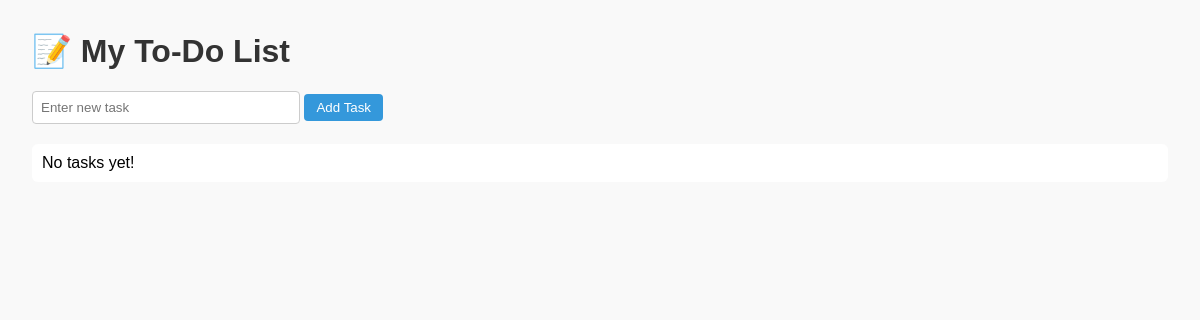
Page /tasks/task_list/ on the earlier database version.
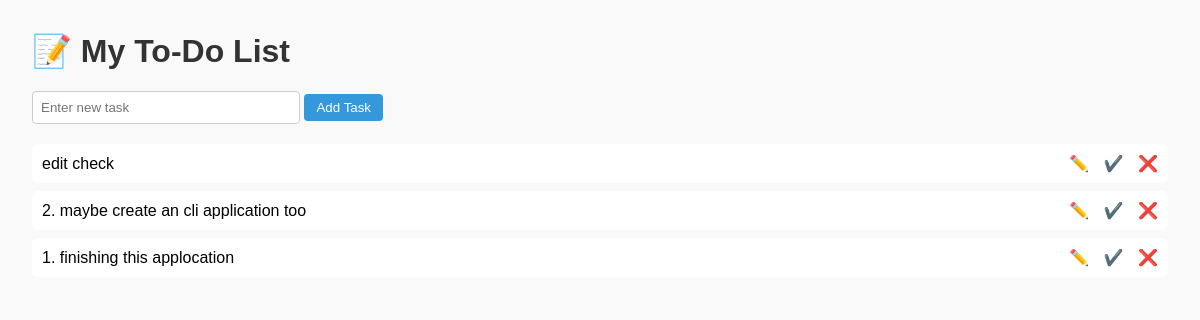
Same page on the later database version.
### todo/models.py (models this page shows, shortened)
class Task(models.Model):
    title = models.CharField(max_length=200)
    completed = models.BooleanField(default=False)
    created = models.DateTimeField(auto_now_add=True)

### todo/views.py (the view)
# urls.py: path('task_list/', views.task_list, name='task_list'),
def task_list(request):
    if request.method == 'POST':
        title = request.POST.get('title')
        if title:
            Task.objects.create(title=title)
            return redirect('task_list')
    tasks = Task.objects.all().order_by('-created')
    return render(request, 'todo/task_list.html', {'tasks': tasks})

### todo/templates/todo/task_list.html (shortened to what this page needs)
<!DOCTYPE html>
<html>
<head>
</head>
<body>
<h1>📝 My To-Do List</h1>
<form method="POST">
    <input type="text" name="title" placeholder="Enter new task" required>
    <button type="submit">Add Task</button>
</form>
<ul>
    {% for task in tasks %}
        <li>
            {% if editing_task and editing_task.id == task.id %}
                <form method="POST" action="{% url 'update_task' task.id %}" style="flex-grow: 1;">
                    {% csrf_token %}
                    <input type="text" name="title" value="{{ task.title }}" required>
                    <label>
                        <input type="checkbox" name="completed" {% if task.completed %}checked{% endif %}>
                        Done
                    </label>
                    <button type="submit">Save</button>
                    <a href="{% url 'task_list' %}" style="margin-left: 10px;">Cancel</a>
                </form>
            {% else %}
                <span class="task-title {% if task.completed %}completed{% endif %}">{{ task.title }}</span>
                <div class="actions">
                    <a class="update" href="{% url 'update_task' task.id %}">✏️</a>
                    {% if not task.completed %}
                        <a class="done" href="{% url 'complete_task' task.id %}">✔️</a>
                    {% endif %}
                    <a class="delete" href="{% url 'task_delete' task.id %}">❌</a>
                </div>
            {% endif %}
        </li>
    {% empty %}
        <li>No tasks yet!</li>
    {% endfor %}
</ul>
</body>
</html>

### todo/templates/todo/task_list.html (style rules this page uses)
body { font-family: Arial, sans-serif; margin: 2rem; background-color: #f9f9f9; }
h1 { color: #333; }
form { margin-bottom: 20px; }
input[type="text"] { padding: 8px; width: 250px; border: 1px solid #ccc; border-radius: 4px; }
button { padding: 6px 12px; background-color: #3498db; border: none; border-radius: 4px; color: white; cursor: pointer; }
ul { list-style: none; padding: 0; }
li { padding: 10px; background-color: #fff; margin-bottom: 8px; border-radius: 6px; display: flex; align-items: center; justify-content: space-between; }
.task-title { flex-grow: 1; }
.actions a { margin-left: 10px; text-decoration: none; font-size: 16px; }
.actions a.update { color: #f39c12; }
.actions a.done { color: green; }
.actions a.delete { color: red; }

Differences in the rows shown:
added Task: title "edit check"
added Task: title "2. maybe create an cli application too"
added Task: title "1. finishing this applocation"
Other differences:
text no longer shown: "No tasks yet!"
